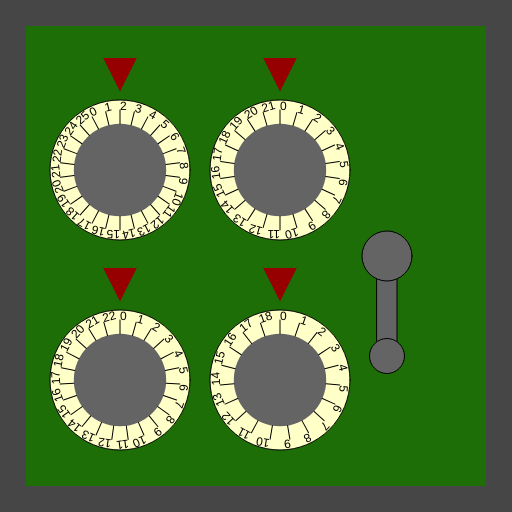
Frame 1 (no input)
Frame 60 (no input): identical to frame 1, image omitted
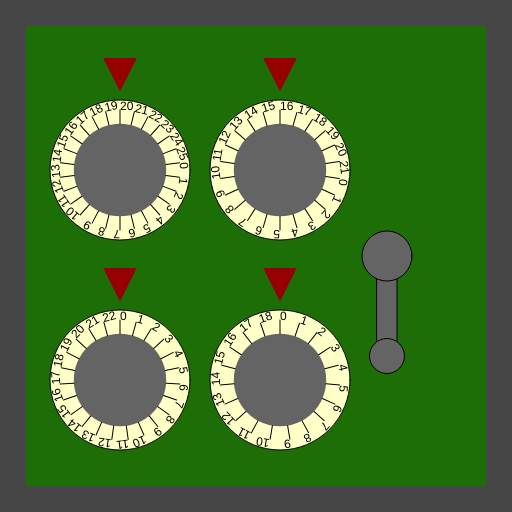
Frame 120 (the mouse pressed at the canvas centre since frame 60)

The p5.js sketch that drew these frames (run headless with seeded random() and noise() and a simulated clock; from frame 60 on, the mouse is pressed at the canvas centre):

// p5.js sketch
// ── sketch.js
/*

Officer: 2625551
CaseNum: 303-2-27589978-2625551

Case 303 - The Case of the Crooked Attorney
Stage 3 - The Gates Bank

I’ve made an appointment for you at the Gates Bank to retrieve your safe deposit box from the vault.
Actually you will break into Torvalds’ one.

Crack the safe by doing the following:

	Whilst the mouse is moving:
	- Make RestrictedStoreValue0 equal to the value of mouseX
	- Use the 'constrain' function to prevent RestrictedStoreValue0 from falling below 2 and going above 20

	Whilst the mouse is being dragged:
	- Increment RestrictedStoreValue1 by 1
	- Use the 'constrain' function to prevent RestrictedStoreValue1 from falling below 3 and going above 17

	When the mouse button is pressed:
	- Make RestrictedStoreValue2 equal to the value of mouseX
	- Use the 'min' function to prevent RestrictedStoreValue2 from going above 16

	When any key is released:
	- Increment RestrictedStoreValue3 by 1
	- Use the 'min' function to prevent RestrictedStoreValue3 from going above 14

	Whilst the mouse is being dragged:
	- Make RestrictedStoreValue4 equal to the value of mouseY
	- Use the 'min' function to prevent RestrictedStoreValue4 from going above 77



This time you'll need to create the relevant event handlers yourself.

There are many possible ways of investigating this case, but you
should use ONLY the following commands:

	- The assignment operator aka. the equals sign !
	- mouseX, mouseY
	- Incrementing +=
	- Decrementing -=
	- min, max
	- constrain

*/

//declare the variables

var RestrictedStoreValue0;
var RestrictedStoreValue1;
var RestrictedStoreValue2;
var RestrictedStoreValue3;
var RestrictedStoreValue4;


function preload()
{
	//IMAGES WILL BE LOADED HERE

}

function setup()
{
	createCanvas(512,512);

	//initialise the variables
	RestrictedStoreValue0 = 0;
	RestrictedStoreValue1 = 0;
	RestrictedStoreValue2 = 0;
	RestrictedStoreValue3 = 0;
	RestrictedStoreValue4 = 0;

}

///////////////////EVENT HANDLERS///////////////////

//Create event handlers here to open the safe ...
function mouseMoved()
{
	console.log("mouseMoved", mouseX, mouseY);
	RestrictedStoreValue0  = constrain(mouseX,2, 20); 
}

function mouseDragged()
{
	console.log("mouseDragged", mouseX, mouseY);
	RestrictedStoreValue4 = min(mouseY,77);
	RestrictedStoreValue1 += 1;
	RestrictedStoreValue1 = constrain(RestrictedStoreValue1,3,17);
}

function mousePressed()
{
	console.log("mousePressed");
	RestrictedStoreValue2 = min(mouseX,16);
}

function keyReleased()
{
	console.log("keyReleased", key);
	RestrictedStoreValue3 += 1;
	RestrictedStoreValue3 = min(RestrictedStoreValue3,14);
}


///////////////DO NOT CHANGE CODE BELOW THIS POINT///////////////////

function draw()
{

	//Draw the safe door
	background(70);
	noStroke();
	fill(29,110,6);
	rect(26,26,width-52,width-52);

	//Draw the combination dials
	push();
	translate(120,170);
	drawDial(140,RestrictedStoreValue0, 26);
	pop();

	push();
	translate(120,380);
	drawDial(140,RestrictedStoreValue1, 23);
	pop();

	push();
	translate(280,170);
	drawDial(140,RestrictedStoreValue2, 22);
	pop();

	push();
	translate(280,380);
	drawDial(140,RestrictedStoreValue3, 19);
	pop();

	//Draw the lever
	push();
	translate(width - 125,256);
	drawLever(RestrictedStoreValue4);
	pop();


}

function drawDial(diameter,num,maxNum)
{
	//the combination lock

	var r = diameter * 0.5;
	var p = r * 0.6;

	stroke(0);
	fill(255,255,200);
	ellipse(0,0,diameter,diameter);
	fill(100);
	noStroke();
	ellipse(0,0,diameter*0.66,diameter*0.66);
	fill(150,0,0);
	triangle(
		-p * 0.4,-r-p,
		p * 0.4,-r-p,
		0,-r-p/5
	);

	noStroke();

	push();
	var inc = 360/maxNum;

	rotate(radians(-num * inc));
	for(var i = 0; i < maxNum; i++)
	{
		push();
		rotate(radians(i * inc));
		stroke(0);
		line(0,-r*0.66,0,-(r-10));
		noStroke();
		fill(0);
		text(i,0,-(r-10));
		pop();
	}

	pop();
}

function drawLever(rot)
{
	push();
	rotate(radians(-rot))
	stroke(0);
	fill(100);
	rect(-10,0,20,100);
	ellipse(0,0,50,50);
	ellipse(0,100,35,35);
	pop();
}
